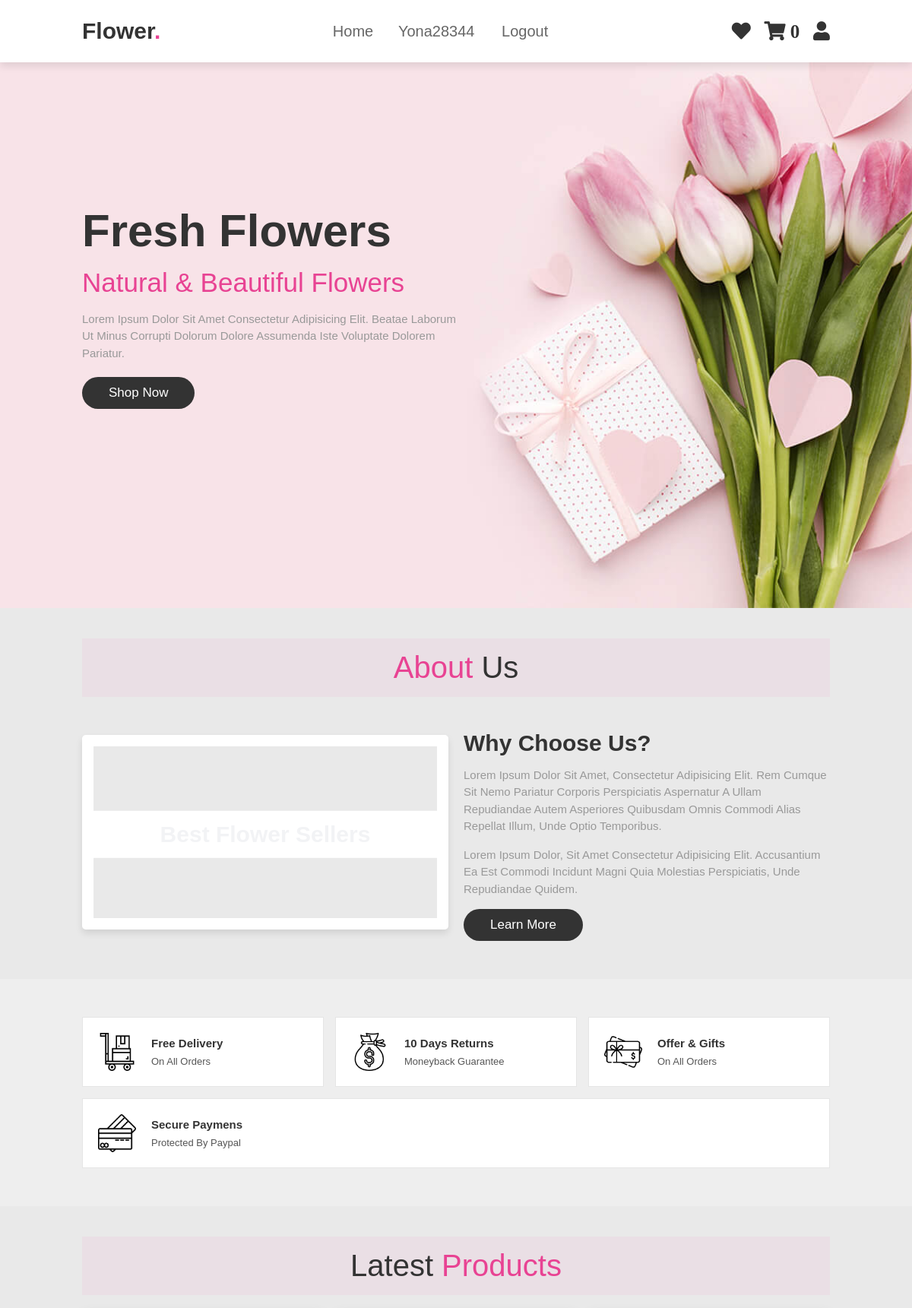
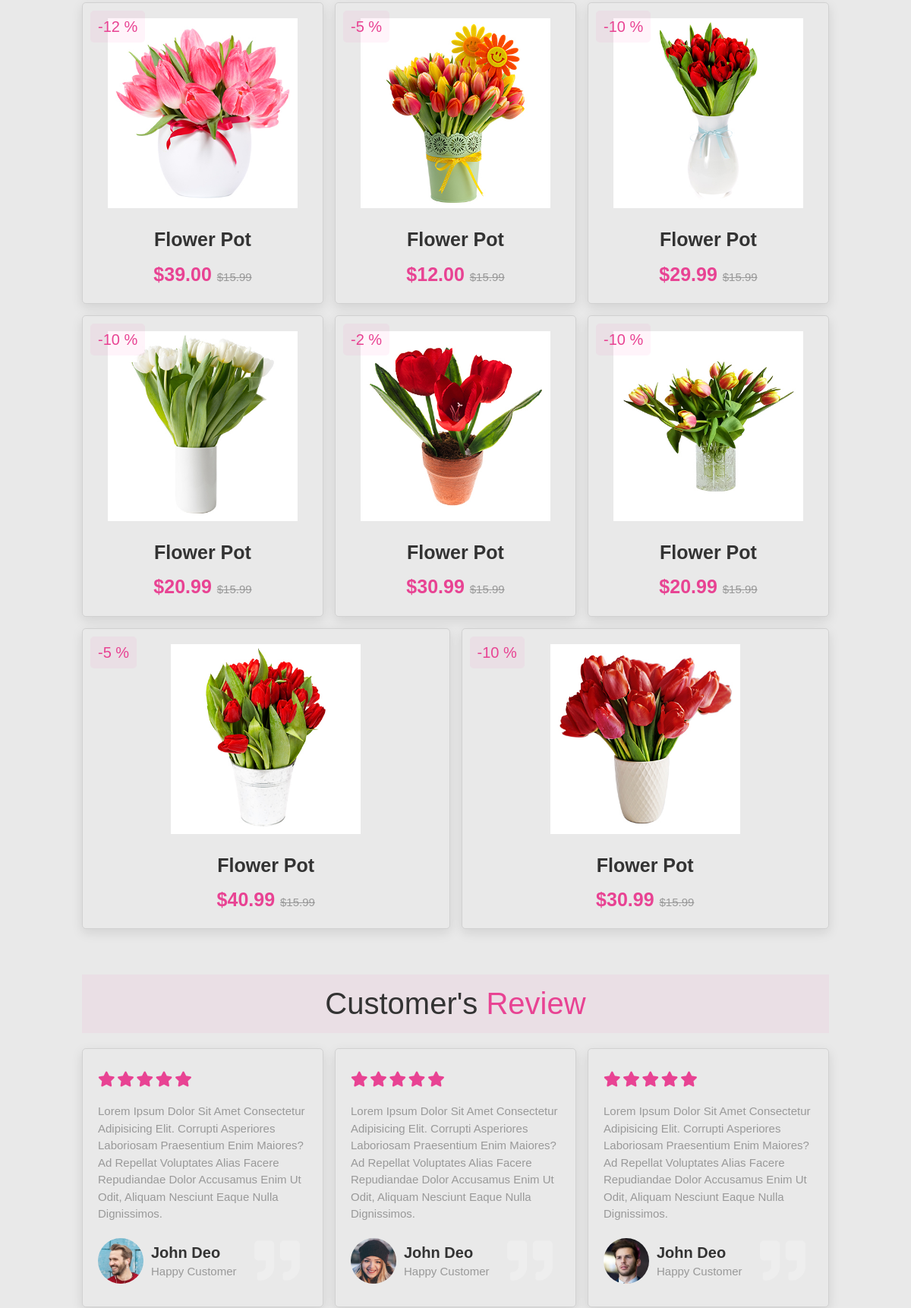
The app's page / (signed in, upper part) with its own data (2 pictures, top to bottom).
### store/models.py (models this page shows, shortened)
class Order(models.Model):
    user = models.ForeignKey(User, on_delete=models.CASCADE)
    items = models.ManyToManyField(OrderItem)
    ordered = models.BooleanField(default=False)
    start_date = models.DateTimeField(auto_now_add=True)
    ordered_date = models.DateTimeField(auto_now=True)
    class Meta:
        verbose_name = _("Order")
        verbose_name_plural = _("Orders")

class Item(models.Model):
    name = models.CharField(max_length=200)
    price = models.DecimalField(max_digits=5, decimal_places=2)
    discount = models.IntegerField(blank=True)
    image = models.ImageField(upload_to='images', blank=True)
    created_at = models.DateTimeField( auto_now_add=True)
    slug = models.SlugField(blank=True , null=True)
    favorite = models.ManyToManyField(User, related_name="favorite" ,  blank=True)
    quantity = models.IntegerField(default=1)
    class Meta:
        verbose_name = _("Item")
        verbose_name_plural = _("Items")
        ordering = ('name',)

### store/views.py (the view, shortened to what this page needs)
# urls.py: 2. Add a URL to urlpatterns:  path('', views.home, name='home')
def home(request):
    products = Item.objects.all()
    context = {
        'products': products,
    }
    return render(request , 'store/home.html', context)

### store/templatetags/cart_template_tags.py (called while the page is built)
@register.filter
def cart_item_count(user):
    if user.is_authenticated:
        qs = Order.objects.filter(user=user, ordered=False)
        if qs.exists():
            return qs[0].items.count()
    return 0

### templates/store/home.html (shortened to what this page needs)
{% extends 'base.html' %}
{% load static %}
{% load social_share %}
{% block content  %}
<section class="home" id="home">
    <div class="content">
        <h3>fresh flowers</h3>
        <span> natural & beautiful flowers </span>
        <p>Lorem ipsum dolor sit amet consectetur adipisicing elit. Beatae laborum ut minus corrupti dolorum dolore assumenda iste voluptate dolorem pariatur.</p>
        <a href="#" class="btn">shop now</a>
    </div>
</section>
<section class="about" id="about">
    <h1 class="heading"> <span> about </span> us </h1>
    <div class="row">
        <div class="video-container">
            <h3>best flower sellers</h3>
        </div>
        <div class="content">
            <h3>why choose us?</h3>
            <p>Lorem ipsum dolor sit amet, consectetur adipisicing elit. Rem cumque sit nemo pariatur corporis perspiciatis aspernatur a ullam repudiandae autem asperiores quibusdam omnis commodi alias repellat illum, unde optio temporibus.</p>
            <p>Lorem ipsum dolor, sit amet consectetur adipisicing elit. Accusantium ea est commodi incidunt magni quia molestias perspiciatis, unde repudiandae quidem.</p>
            <a href="#" class="btn">learn more</a>
        </div>
    </div>
</section>
<section class="icons-container">
    <div class="icons">
        <img src="{% static 'images/icon-1.png' %}" alt="">
        <div class="info">
            <h3>free delivery</h3>
            <span>on all orders</span>
        </div>
    </div>
    <div class="icons">
        <img src="{% static 'images/icon-2.png' %}" alt="">
        <div class="info">
            <h3>10 days returns</h3>
            <span>moneyback guarantee</span>
        </div>
    </div>
    <div class="icons">
        <img src="{% static 'images/icon-3.png' %}" alt="">
        <div class="info">
            <h3>offer & gifts</h3>
            <span>on all orders</span>
        </div>
    </div>
    <div class="icons">
        <img src="{% static 'images/icon-4.png' %}" alt="">
        <div class="info">
            <h3>secure paymens</h3>
            <span>protected by paypal</span>
        </div>
    </div>
</section>
<section class="products" id="products">
    <h1 class="heading"> latest <span>products</span> </h1>
    <div class="box-container">
        {% for product in  products %}
        <div class="box">
            <span class="discount">-{{ product.discount }} %</span>
            <div class="image">
               <a href="{% url 'flower_details' product.id %}">
                <img src="{{ product.image.url }} " alt="">
               </a>
            </div>
            <div class="content">
                <h3>{{ product.name }} </h3>
                <div class="price"> ${{ product.price }} <span>$15.99</span> </div>
            </div>
        </div>
        {% endfor %}
    </div>
</section>
<section class="review" id="review">
<h1 class="heading"> customer's <span>review</span> </h1>
<div class="box-container">
    <div class="box">
        <div class="stars">
            <i class="fas fa-star"></i>
            <i class="fas fa-star"></i>
            <i class="fas fa-star"></i>
            <i class="fas fa-star"></i>
            <i class="fas fa-star"></i>
        </div>
        <p>Lorem ipsum dolor sit amet consectetur adipisicing elit. Corrupti asperiores laboriosam praesentium enim maiores? Ad repellat voluptates alias facere repudiandae dolor accusamus enim ut odit, aliquam nesciunt eaque nulla dignissimos.</p>
        <div class="user">
            <img src="{% static 'images/pic-1.png' %}" alt="">
            <div class="user-info">
                <h3>john deo</h3>
                <span>happy customer</span>
            </div>
        </div>
        <span class="fas fa-quote-right"></span>
    </div>
    <div class="box">
        <div class="stars">
            <i class="fas fa-star"></i>
            <i class="fas fa-star"></i>
            <i class="fas fa-star"></i>
            <i class="fas fa-star"></i>
            <i class="fas fa-star"></i>
        </div>
        <p>Lorem ipsum dolor sit amet consectetur adipisicing elit. Corrupti asperiores laboriosam praesentium enim maiores? Ad repellat voluptates alias facere repudiandae dolor accusamus enim ut odit, aliquam nesciunt eaque nulla dignissimos.</p>
        <div class="user">
            <img src="{% static 'images/pic-2.png' %}" alt="">
            <div class="user-info">
                <h3>john deo</h3>
                <span>happy customer</span>
            </div>
        </div>
        <span class="fas fa-quote-right"></span>
    </div>
    <div class="box">
        <div class="stars">
            <i class="fas fa-star"></i>
            <i class="fas fa-star"></i>
            <i class="fas fa-star"></i>
            <i class="fas fa-star"></i>
            <i class="fas fa-star"></i>
        </div>
        <p>Lorem ipsum dolor sit amet consectetur adipisicing elit. Corrupti asperiores laboriosam praesentium enim maiores? Ad repellat voluptates alias facere repudiandae dolor accusamus enim ut odit, aliquam nesciunt eaque nulla dignissimos.</p>
        <div class="user">
            <img src="{% static 'images/pic-3.png' %}" alt="">
            <div class="user-info">
                <h3>john deo</h3>
                <span>happy customer</span>
            </div>
        </div>
        <span class="fas fa-quote-right"></span>
    </div>
</div>
</section>
{% endblock content  %}

### templates/base.html (shortened to what this page needs)
{% load static %}
{% load social_share %}
{% load cart_template_tags %}
<!DOCTYPE html>
<html lang="en">
<head>
    <link rel="stylesheet" href="https://cdnjs.cloudflare.com/ajax/libs/font-awesome/5.15.3/css/all.min.css">
    <link rel="stylesheet" href="{% static 'css/style.css' %}">
</head>
<body>
<header>
    <a href="#" class="logo">flower<span>.</span></a>
    <nav class="navbar">
        <a href="{% url 'home' %}">home</a>
        {% if user.is_authenticated  %}
        <a href="#">{{ user.username }} </a>
        <a href="{% url 'logout' %}">logout</a>
        {% else %}
        <a href="{% url 'register' %}">register</a>
        <a href="{% url 'login' %}">login</a>
        {% endif %}
    </nav>
    <div class="icons">
        <a href="{% url 'flower_fav_list' %}" class="fas fa-heart"></a>
        <a href="#" class="fas fa-shopping-cart">
            {{ request.user| cart_item_count}}
        </a>
        <a href="{%url 'profile' %}" class="fas fa-user"></a>
    </div>
</header>
{% block content  %}
{% endblock content  %}
</body>
</html>

### records on screen
Item: discount "12", image (picture), name "Flower Pot", price "39.00"
Item: discount "5", image (picture), name "Flower Pot", price "12.00"
Item: discount "10", image (picture), name "Flower Pot", price "29.99"
Item: discount "10", image (picture), name "Flower Pot", price "20.99"
Item: discount "2", image (picture), name "Flower Pot", price "30.99"
Item: discount "10", image (picture), name "Flower Pot", price "20.99"
Item: discount "5", image (picture), name "Flower Pot", price "40.99"
Item: discount "10", image (picture), name "Flower Pot", price "30.99"

### other values on screen
{{ user.username }} "Yona28344"
{{ request.user| cart_item_count }} "0"
